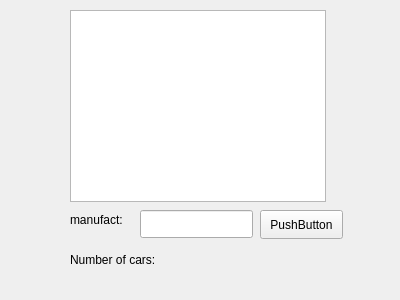
<?xml version="1.0" encoding="UTF-8"?>
<ui version="4.0">
 <class>cargui3</class>
 <widget class="QWidget" name="cargui3">
  <property name="geometry">
   <rect>
    <x>0</x>
    <y>0</y>
    <width>400</width>
    <height>300</height>
   </rect>
  </property>
  <property name="windowTitle">
   <string>cargui3</string>
  </property>
  <widget class="QListWidget" name="listWidget">
   <property name="geometry">
    <rect>
     <x>70</x>
     <y>10</y>
     <width>256</width>
     <height>192</height>
    </rect>
   </property>
  </widget>
  <widget class="QLabel" name="label">
   <property name="geometry">
    <rect>
     <x>70</x>
     <y>210</y>
     <width>71</width>
     <height>20</height>
    </rect>
   </property>
   <property name="text">
    <string>manufact:</string>
   </property>
  </widget>
  <widget class="QLineEdit" name="lineEdit">
   <property name="geometry">
    <rect>
     <x>140</x>
     <y>210</y>
     <width>113</width>
     <height>28</height>
    </rect>
   </property>
  </widget>
  <widget class="QPushButton" name="pushButton">
   <property name="geometry">
    <rect>
     <x>260</x>
     <y>210</y>
     <width>83</width>
     <height>29</height>
    </rect>
   </property>
   <property name="text">
    <string>PushButton</string>
   </property>
  </widget>
  <widget class="QLabel" name="label_2">
   <property name="geometry">
    <rect>
     <x>70</x>
     <y>250</y>
     <width>151</width>
     <height>20</height>
    </rect>
   </property>
   <property name="text">
    <string>Number of cars: </string>
   </property>
  </widget>
 </widget>
 <resources/>
 <connections/>
</ui>
